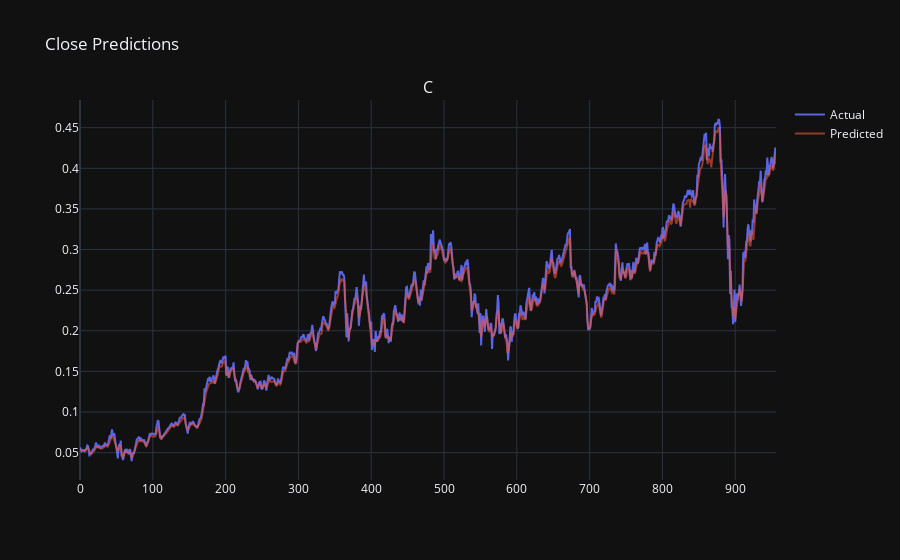

The notebook cell saved with this chart:
### Code cell
#plot for close predictions

fig = make_subplots(rows=1, cols=1, subplot_titles=('Close Predictions'))
train_close_pred = train_predictions[:, 0]
train_close_actual = train_labels[:, 0]
fig.add_trace(go.Scatter(x=np.arange(len(train_close_actual)), y=train_close_actual, mode='lines', name='Actual', opacity=0.9))
fig.add_trace(go.Scatter(x=np.arange(len(train_close_pred)), y=train_close_pred, mode='lines', name='Predicted', opacity=0.6))
fig.update_layout(title='Close Predictions', template='plotly_dark')
fig.show()

### Figure 1 — Plotly figure (JSON) as saved in the notebook; plotly's stock layout.template omitted (floating-point values rounded to 4 significant figures; data arrays with more than 128 entries replaced by an {"elided": "..."} marker saying what was removed)
{"data": [{"mode": "lines", "name": "Actual", "opacity": 0.9, "type": "scatter", "x": {"elided": "957 int values"}, "y": {"elided": "957 float values"}}, {"mode": "lines", "name": "Predicted", "opacity": 0.6, "type": "scatter", "x": {"elided": "957 int values"}, "y": {"elided": "957 float values"}}], "layout": {"annotations": [{"font": {"size": 16}, "showarrow": false, "text": "C", "x": 0.5, "xanchor": "center", "xref": "paper", "y": 1, "yanchor": "bottom", "yref": "paper"}], "title": {"text": "Close Predictions"}, "xaxis": {"anchor": "y", "domain": [0, 1]}, "yaxis": {"anchor": "x", "domain": [0, 1]}}}
